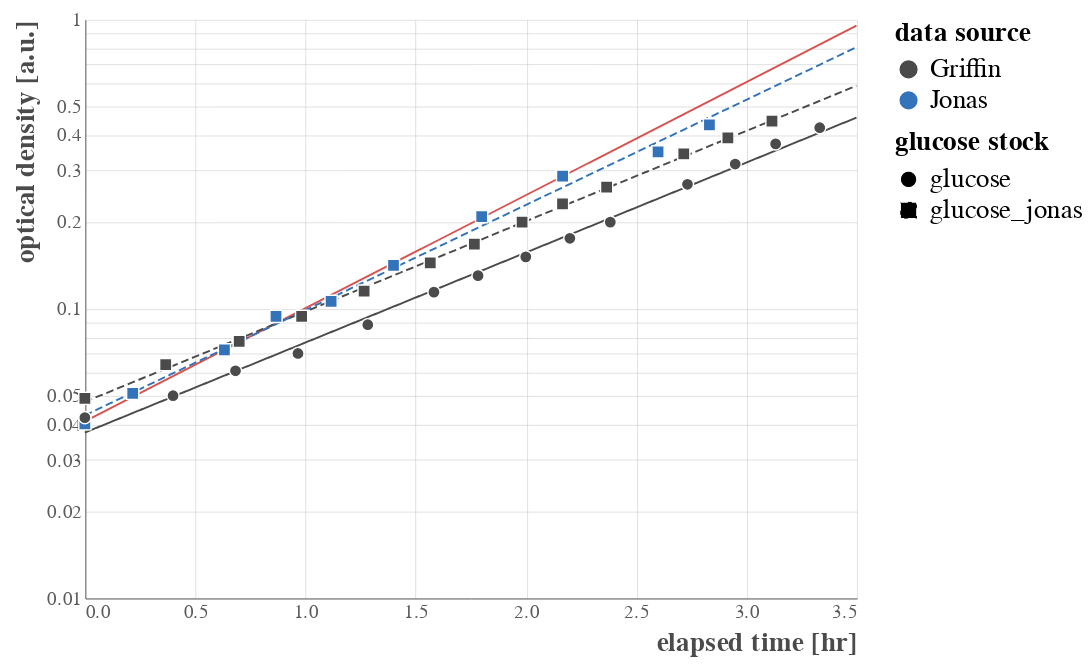

Source (notebook cell):
### Code cell
# Compute the simple fit. 
time = np.linspace(0, 3.5, 100)
fit_stats = pd.DataFrame([])
fit_dfs = []
for g, d in merged.groupby(['source', 'carbon_source']):
    slope, inter, _, _, se = scipy.stats.linregress(d['elapsed_time_hr'].values, 
                                                    np.log(d['od_600'].values))
    fit_stats = fit_stats.append({'source':g[0], 'carbon_source':g[1], 'intercept': inter, 'slope':slope, 'sem':se},
                            ignore_index=True)
    
    # Compute the fit over elapsed time
    fit = inter + slope * time
    _df = pd.DataFrame(np.array([time, np.exp(fit)]).T, columns=['elapsed_time_hr', 'od_600'])
    _df['source'] = g[0]
    _df['carbon_source'] = g[1]
    fit_dfs.append(_df)
    print(f"{g[0]} using  '{g[1]}' glucose stock: λ = {slope:0.2f} ± {se:0.2f} hr^-1")
fit_df = pd.concat(fit_dfs)

optimal = pd.DataFrame(np.array([time, np.exp(-3.2 + 0.9 * time)]).T, columns=['elapsed_time_hr', 'od_600'])

optimal_plot = alt.Chart(optimal).encode(
                x=alt.X(field='elapsed_time_hr', type='quantitative', title=''),
                y=alt.Y(field='od_600', type='quantitative', title='',
                        scale=alt.Scale(type='log'))).mark_line(color=colors['primary_red'])
    
fit_base = alt.Chart(fit_df).encode(
            x=alt.X(field='elapsed_time_hr', type='quantitative', title='elapsed time [hr]'),
            y=alt.Y(field='od_600', type='quantitative', title='optical density [a.u.]',
                   scale=alt.Scale(type='log')),
            strokeDash='carbon_source:Q',
            color=alt.Color(field='source', type='nominal'))

fits = fit_base.mark_line()
jan18_plot = fits + points
optimal_plot + jan18_plot

### Figure 1 — Vega-Lite specification as saved in the notebook (floating-point values rounded to 4 significant figures; data arrays with more than 128 entries replaced by an {"elided": "..."} marker saying what was removed)
{"config": {"background": "white", "group": {"fill": "white"}, "view": {"strokeWidth": 0, "height": 300, "width": 400, "fill": "#ffffff"}, "point": {"size": 40, "filled": true, "opacity": 1, "strokeWidth": 0.75, "stroke": "#FFFFFF"}, "square": {"size": 40, "filled": true, "opacity": 1, "strokeWidth": 0.75, "stroke": "#FFFFFF"}, "circle": {"size": 40, "filled": true, "opacity": 1, "strokeWidth": 0.75, "stroke": "#FFFFFF"}, "line": {"size": 1}, "axis": {"domainColor": "#5b5b5b", "domainWidth": 0.5, "labelColor": "#5b5b5b", "labelFontSize": 10, "labelFont": "Nunito", "titleFont": "Nunito", "titleFontWeight": 700, "titleFontSize": 14, "titleColor": "#4b4b4b", "titleAnchor": "end", "grid": true, "gridColor": "#c1c1c1", "gridWidth": 0.25, "ticks": false}, "range": {"category": ["#4c4b4c", "#3373ba", "#5cb75b", "#d8534f", "#8066ad", "#f0ad4d"]}, "legend": {"labelFontSize": 14, "labelFont": "Nunito", "titleFont": "Nunito", "titleFontSize": 14, "titleFontWeight": 700, "titleFontColor": "#44b4b4b", "symbolSize": 75}, "title": {"font": "Nunito", "fontWeight": 700, "fontSize": 14, "fontColor": "#4b4b4b", "anchor": "start"}}, "layer": [{"data": {"name": "data-df309c83afec11e25b1b12c9b2ed6700"}, "mark": {"type": "line", "color": "#d8534f"}, "encoding": {"x": {"type": "quantitative", "field": "elapsed_time_hr", "title": ""}, "y": {"type": "quantitative", "field": "od_600", "scale": {"type": "log"}, "title": ""}}}, {"layer": [{"data": {"name": "data-d7ab600eaece00dc60b82331a38c5b6e"}, "mark": "line", "encoding": {"color": {"type": "nominal", "field": "source"}, "strokeDash": {"type": "quantitative", "field": "carbon_source"}, "x": {"type": "quantitative", "field": "elapsed_time_hr", "title": "elapsed time [hr]"}, "y": {"type": "quantitative", "field": "od_600", "scale": {"type": "log"}, "title": "optical density [a.u.]"}}}, {"data": {"name": "data-646dcb3f2171daa351676beb32acb5b4"}, "mark": "point", "encoding": {"color": {"type": "nominal", "field": "source", "title": "data source"}, "shape": {"type": "nominal", "field": "carbon_source", "title": "glucose stock"}, "x": {"type": "quantitative", "field": "elapsed_time_hr", "title": "elapsed time [hr]"}, "y": {"type": "quantitative", "field": "od_600", "scale": {"type": "log"}, "title": "optical density [a.u.]"}}}]}], "$schema": "https://vega.github.io/schema/vega-lite/v4.8.1.json", "datasets": {"data-df309c83afec11e25b1b12c9b2ed6700": [{"elapsed_time_hr": 0.0, "od_600": 0.04076}, {"elapsed_time_hr": 0.03535, "od_600": 0.04208}, {"elapsed_time_hr": 0.07071, "od_600": 0.04344}, {"elapsed_time_hr": 0.1061, "od_600": 0.04484}, {"elapsed_time_hr": 0.1414, "od_600": 0.04629}, {"elapsed_time_hr": 0.1768, "od_600": 0.04779}, {"elapsed_time_hr": 0.2121, "od_600": 0.04934}, {"elapsed_time_hr": 0.2475, "od_600": 0.05093}, {"elapsed_time_hr": 0.2828, "od_600": 0.05258}, {"elapsed_time_hr": 0.3182, "od_600": 0.05428}, {"elapsed_time_hr": 0.3535, "od_600": 0.05603}, {"elapsed_time_hr": 0.3889, "od_600": 0.05784}, {"elapsed_time_hr": 0.4242, "od_600": 0.05971}, {"elapsed_time_hr": 0.4596, "od_600": 0.06164}, {"elapsed_time_hr": 0.4949, "od_600": 0.06364}, {"elapsed_time_hr": 0.5303, "od_600": 0.0657}, {"elapsed_time_hr": 0.5657, "od_600": 0.06782}, {"elapsed_time_hr": 0.601, "od_600": 0.07001}, {"elapsed_time_hr": 0.6364, "od_600": 0.07228}, {"elapsed_time_hr": 0.6717, "od_600": 0.07461}, {"elapsed_time_hr": 0.7071, "od_600": 0.07702}, {"elapsed_time_hr": 0.7424, "od_600": 0.07951}, {"elapsed_time_hr": 0.7778, "od_600": 0.08208}, {"elapsed_time_hr": 0.8131, "od_600": 0.08474}, {"elapsed_time_hr": 0.8485, "od_600": 0.08748}, {"elapsed_time_hr": 0.8838, "od_600": 0.09031}, {"elapsed_time_hr": 0.9192, "od_600": 0.09323}, {"elapsed_time_hr": 0.9545, "od_600": 0.09624}, {"elapsed_time_hr": 0.9899, "od_600": 0.09935}, {"elapsed_time_hr": 1.025, "od_600": 0.1026}, {"elapsed_time_hr": 1.061, "od_600": 0.1059}, {"elapsed_time_hr": 1.096, "od_600": 0.1093}, {"elapsed_time_hr": 1.131, "od_600": 0.1128}, {"elapsed_time_hr": 1.167, "od_600": 0.1165}, {"elapsed_time_hr": 1.202, "od_600": 0.1203}, {"elapsed_time_hr": 1.237, "od_600": 0.1241}, {"elapsed_time_hr": 1.273, "od_600": 0.1282}, {"elapsed_time_hr": 1.308, "od_600": 0.1323}, {"elapsed_time_hr": 1.343, "od_600": 0.1366}, {"elapsed_time_hr": 1.379, "od_600": 0.141}, {"elapsed_time_hr": 1.414, "od_600": 0.1455}, {"elapsed_time_hr": 1.449, "od_600": 0.1503}, {"elapsed_time_hr": 1.485, "od_600": 0.1551}, {"elapsed_time_hr": 1.52, "od_600": 0.1601}, {"elapsed_time_hr": 1.556, "od_600": 0.1653}, {"elapsed_time_hr": 1.591, "od_600": 0.1706}, {"elapsed_time_hr": 1.626, "od_600": 0.1762}, {"elapsed_time_hr": 1.662, "od_600": 0.1819}, {"elapsed_time_hr": 1.697, "od_600": 0.1877}, {"elapsed_time_hr": 1.732, "od_600": 0.1938}, {"elapsed_time_hr": 1.768, "od_600": 0.2001}, {"elapsed_time_hr": 1.803, "od_600": 0.2065}, {"elapsed_time_hr": 1.838, "od_600": 0.2132}, {"elapsed_time_hr": 1.874, "od_600": 0.2201}, {"elapsed_time_hr": 1.909, "od_600": 0.2272}, {"elapsed_time_hr": 1.944, "od_600": 0.2346}, {"elapsed_time_hr": 1.98, "od_600": 0.2422}, {"elapsed_time_hr": 2.015, "od_600": 0.25}, {"elapsed_time_hr": 2.051, "od_600": 0.2581}, {"elapsed_time_hr": 2.086, "od_600": 0.2664}, {"elapsed_time_hr": 2.121, "od_600": 0.275}, {"elapsed_time_hr": 2.157, "od_600": 0.2839}, {"elapsed_time_hr": 2.192, "od_600": 0.2931}, {"elapsed_time_hr": 2.227, "od_600": 0.3026}, {"elapsed_time_hr": 2.263, "od_600": 0.3123}, {"elapsed_time_hr": 2.298, "od_600": 0.3224}, {"elapsed_time_hr": 2.333, "od_600": 0.3329}, {"elapsed_time_hr": 2.369, "od_600": 0.3436}, {"elapsed_time_hr": 2.404, "od_600": 0.3547}, {"elapsed_time_hr": 2.439, "od_600": 0.3662}, {"elapsed_time_hr": 2.475, "od_600": 0.3781}, {"elapsed_time_hr": 2.51, "od_600": 0.3903}, {"elapsed_time_hr": 2.545, "od_600": 0.4029}, {"elapsed_time_hr": 2.581, "od_600": 0.4159}, {"elapsed_time_hr": 2.616, "od_600": 0.4294}, {"elapsed_time_hr": 2.652, "od_600": 0.4432}, {"elapsed_time_hr": 2.687, "od_600": 0.4576}, {"elapsed_time_hr": 2.722, "od_600": 0.4724}, {"elapsed_time_hr": 2.758, "od_600": 0.4876}, {"elapsed_time_hr": 2.793, "od_600": 0.5034}, {"elapsed_time_hr": 2.828, "od_600": 0.5197}, {"elapsed_time_hr": 2.864, "od_600": 0.5365}, {"elapsed_time_hr": 2.899, "od_600": 0.5538}, {"elapsed_time_hr": 2.934, "od_600": 0.5717}, {"elapsed_time_hr": 2.97, "od_600": 0.5902}, {"elapsed_time_hr": 3.005, "od_600": 0.6093}, {"elapsed_time_hr": 3.04, "od_600": 0.629}, {"elapsed_time_hr": 3.076, "od_600": 0.6493}, {"elapsed_time_hr": 3.111, "od_600": 0.6703}, {"elapsed_time_hr": 3.146, "od_600": 0.692}, {"elapsed_time_hr": 3.182, "od_600": 0.7144}, {"elapsed_time_hr": 3.217, "od_600": 0.7375}, {"elapsed_time_hr": 3.253, "od_600": 0.7613}, {"elapsed_time_hr": 3.288, "od_600": 0.7859}, {"elapsed_time_hr": 3.323, "od_600": 0.8113}, {"elapsed_time_hr": 3.359, "od_600": 0.8376}, {"elapsed_time_hr": 3.394, "od_600": 0.8646}, {"elapsed_time_hr": 3.429, "od_600": 0.8926}, {"elapsed_time_hr": 3.465, "od_600": 0.9214}, {"elapsed_time_hr": 3.5, "od_600": 0.9512}], "data-d7ab600eaece00dc60b82331a38c5b6e": {"elided": "300 records"}, "data-646dcb3f2171daa351676beb32acb5b4": [{"clock_time": "10:43", "elapsed_time_hr": 0.0, "carbon_source": "glucose_jonas", "od_600": 0.04, "source": "Jonas", "elapsed_time": null, "date": null}, {"clock_time": "10:56", "elapsed_time_hr": 0.217, "carbon_source": "glucose_jonas", "od_600": 0.051, "source": "Jonas", "elapsed_time": null, "date": null}, {"clock_time": "11:21", "elapsed_time_hr": 0.633, "carbon_source": "glucose_jonas", "od_600": 0.072, "source": "Jonas", "elapsed_time": null, "date": null}, {"clock_time": "11:35", "elapsed_time_hr": 0.867, "carbon_source": "glucose_jonas", "od_600": 0.094, "source": "Jonas", "elapsed_time": null, "date": null}, {"clock_time": "11:50", "elapsed_time_hr": 1.117, "carbon_source": "glucose_jonas", "od_600": 0.106, "source": "Jonas", "elapsed_time": null, "date": null}, {"clock_time": "12:07", "elapsed_time_hr": 1.4, "carbon_source": "glucose_jonas", "od_600": 0.141, "source": "Jonas", "elapsed_time": null, "date": null}, {"clock_time": "12:31", "elapsed_time_hr": 1.8, "carbon_source": "glucose_jonas", "od_600": 0.208, "source": "Jonas", "elapsed_time": null, "date": null}, {"clock_time": "12:53", "elapsed_time_hr": 2.167, "carbon_source": "glucose_jonas", "od_600": 0.287, "source": "Jonas", "elapsed_time": null, "date": null}, {"clock_time": "13:09", "elapsed_time_hr": 2.6, "carbon_source": "glucose_jonas", "od_600": 0.348, "source": "Jonas", "elapsed_time": null, "date": null}, {"clock_time": "13:23", "elapsed_time_hr": 2.833, "carbon_source": "glucose_jonas", "od_600": 0.432, "source": "Jonas", "elapsed_time": null, "date": null}, {"clock_time": "10:11", "elapsed_time_hr": 0.0, "carbon_source": "glucose", "od_600": 0.042, "source": "Griffin", "elapsed_time": 0.0, "date": "2021-01-18"}, {"clock_time": "10:12", "elapsed_time_hr": 0.0, "carbon_source": "glucose_jonas", "od_600": 0.049, "source": "Griffin", "elapsed_time": 0.0, "date": "2021-01-18"}, {"clock_time": "10:34", "elapsed_time_hr": 0.3667, "carbon_source": "glucose_jonas", "od_600": 0.064, "source": "Griffin", "elapsed_time": 22.0, "date": "2021-01-18"}, {"clock_time": "10:35", "elapsed_time_hr": 0.4, "carbon_source": "glucose", "od_600": 0.05, "source": "Griffin", "elapsed_time": 24.0, "date": "2021-01-18"}, {"clock_time": "10:52", "elapsed_time_hr": 0.6833, "carbon_source": "glucose", "od_600": 0.061, "source": "Griffin", "elapsed_time": 41.0, "date": "2021-01-18"}, {"clock_time": "10:53", "elapsed_time_hr": 0.7, "carbon_source": "glucose_jonas", "od_600": 0.077, "source": "Griffin", "elapsed_time": 42.0, "date": "2021-01-18"}, {"clock_time": "11:09", "elapsed_time_hr": 0.9667, "carbon_source": "glucose", "od_600": 0.07, "source": "Griffin", "elapsed_time": 58.0, "date": "2021-01-18"}, {"clock_time": "11:10", "elapsed_time_hr": 0.9833, "carbon_source": "glucose_jonas", "od_600": 0.094, "source": "Griffin", "elapsed_time": 59.0, "date": "2021-01-18"}, {"clock_time": "11:27", "elapsed_time_hr": 1.267, "carbon_source": "glucose_jonas", "od_600": 0.115, "source": "Griffin", "elapsed_time": 76.0, "date": "2021-01-18"}, {"clock_time": "11:28", "elapsed_time_hr": 1.283, "carbon_source": "glucose", "od_600": 0.088, "source": "Griffin", "elapsed_time": 77.0, "date": "2021-01-18"}, {"clock_time": "11:46", "elapsed_time_hr": 1.567, "carbon_source": "glucose_jonas", "od_600": 0.144, "source": "Griffin", "elapsed_time": 94.0, "date": "2021-01-18"}, {"clock_time": "11:46", "elapsed_time_hr": 1.583, "carbon_source": "glucose", "od_600": 0.114, "source": "Griffin", "elapsed_time": 95.0, "date": "2021-01-18"}, {"clock_time": "11:58", "elapsed_time_hr": 1.767, "carbon_source": "glucose_jonas", "od_600": 0.167, "source": "Griffin", "elapsed_time": 106.0, "date": "2021-01-18"}, {"clock_time": "11:58", "elapsed_time_hr": 1.783, "carbon_source": "glucose", "od_600": 0.13, "source": "Griffin", "elapsed_time": 107.0, "date": "2021-01-18"}, {"clock_time": "12:11", "elapsed_time_hr": 1.983, "carbon_source": "glucose_jonas", "od_600": 0.199, "source": "Griffin", "elapsed_time": 119.0, "date": "2021-01-18"}, {"clock_time": "12:11", "elapsed_time_hr": 2.0, "carbon_source": "glucose", "od_600": 0.151, "source": "Griffin", "elapsed_time": 120.0, "date": "2021-01-18"}, {"clock_time": "12:22", "elapsed_time_hr": 2.167, "carbon_source": "glucose_jonas", "od_600": 0.23, "source": "Griffin", "elapsed_time": 130.0, "date": "2021-01-18"}, {"clock_time": "12:23", "elapsed_time_hr": 2.2, "carbon_source": "glucose", "od_600": 0.175, "source": "Griffin", "elapsed_time": 132.0, "date": "2021-01-18"}, {"clock_time": "12:34", "elapsed_time_hr": 2.367, "carbon_source": "glucose_jonas", "od_600": 0.263, "source": "Griffin", "elapsed_time": 142.0, "date": "2021-01-18"}, {"clock_time": "12:34", "elapsed_time_hr": 2.383, "carbon_source": "glucose", "od_600": 0.199, "source": "Griffin", "elapsed_time": 143.0, "date": "2021-01-18"}, {"clock_time": "12:55", "elapsed_time_hr": 2.717, "carbon_source": "glucose_jonas", "od_600": 0.343, "source": "Griffin", "elapsed_time": 163.0, "date": "2021-01-18"}, {"clock_time": "12:55", "elapsed_time_hr": 2.733, "carbon_source": "glucose", "od_600": 0.269, "source": "Griffin", "elapsed_time": 164.0, "date": "2021-01-18"}, {"clock_time": "13:07", "elapsed_time_hr": 2.917, "carbon_source": "glucose_jonas", "od_600": 0.389, "source": "Griffin", "elapsed_time": 175.0, "date": "2021-01-18"}, {"clock_time": "13:08", "elapsed_time_hr": 2.95, "carbon_source": "glucose", "od_600": 0.316, "source": "Griffin", "elapsed_time": 177.0, "date": "2021-01-18"}, {"clock_time": "13:19", "elapsed_time_hr": 3.117, "carbon_source": "glucose_jonas", "od_600": 0.445, "source": "Griffin", "elapsed_time": 187.0, "date": "2021-01-18"}, {"clock_time": "13:19", "elapsed_time_hr": 3.133, "carbon_source": "glucose", "od_600": 0.371, "source": "Griffin", "elapsed_time": 188.0, "date": "2021-01-18"}, {"clock_time": "13:31", "elapsed_time_hr": 3.333, "carbon_source": "glucose", "od_600": 0.422, "source": "Griffin", "elapsed_time": 200.0, "date": "2021-01-18"}]}}
